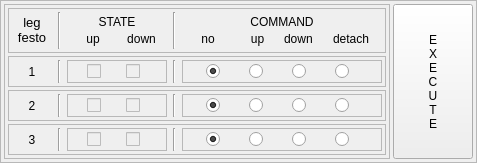
    <widget class="QFrame" name="frame_12">
     <property name="frameShape">
      <enum>QFrame::StyledPanel</enum>
     </property>
     <property name="frameShadow">
      <enum>QFrame::Raised</enum>
     </property>
     <layout class="QHBoxLayout" name="horizontalLayout_3">
      <property name="spacing">
       <number>3</number>
      </property>
      <property name="margin">
       <number>3</number>
      </property>
      <item>
       <widget class="QFrame" name="frame_11">
        <property name="frameShape">
         <enum>QFrame::StyledPanel</enum>
        </property>
        <property name="frameShadow">
         <enum>QFrame::Raised</enum>
        </property>
        <layout class="QVBoxLayout" name="verticalLayout">
         <property name="spacing">
          <number>3</number>
         </property>
         <property name="margin">
          <number>3</number>
         </property>
         <item>
          <widget class="QFrame" name="frame">
           <property name="frameShape">
            <enum>QFrame::StyledPanel</enum>
           </property>
           <property name="frameShadow">
            <enum>QFrame::Raised</enum>
           </property>
           <layout class="QHBoxLayout" name="horizontalLayout">
            <property name="margin">
             <number>3</number>
            </property>
            <item>
             <widget class="QLabel" name="label_5">
              <property name="sizePolicy">
               <sizepolicy hsizetype="Preferred" vsizetype="Preferred">
                <horstretch>40</horstretch>
                <verstretch>0</verstretch>
               </sizepolicy>
              </property>
              <property name="minimumSize">
               <size>
                <width>40</width>
                <height>0</height>
               </size>
              </property>
              <property name="text">
               <string>&lt;!DOCTYPE HTML PUBLIC &quot;-//W3C//DTD HTML 4.0//EN&quot; &quot;http://www.w3.org/TR/REC-html40/strict.dtd&quot;&gt;
&lt;html&gt;&lt;head&gt;&lt;meta name=&quot;qrichtext&quot; content=&quot;1&quot; /&gt;&lt;style type=&quot;text/css&quot;&gt;
p, li { white-space: pre-wrap; }
&lt;/style&gt;&lt;/head&gt;&lt;body style=&quot; font-family:'Sans'; font-size:10pt; font-weight:400; font-style:normal;&quot;&gt;
&lt;table style=&quot;-qt-table-type: root; margin-top:4px; margin-bottom:4px; margin-left:4px; margin-right:4px;&quot;&gt;
&lt;tr&gt;
&lt;td style=&quot;border: none;&quot;&gt;
&lt;p align=&quot;center&quot; style=&quot; margin-top:0px; margin-bottom:0px; margin-left:0px; margin-right:0px; -qt-block-indent:0; text-indent:0px;&quot;&gt;leg&lt;/p&gt;
&lt;p align=&quot;center&quot; style=&quot; margin-top:0px; margin-bottom:0px; margin-left:0px; margin-right:0px; -qt-block-indent:0; text-indent:0px;&quot;&gt;festo&lt;/p&gt;&lt;/td&gt;&lt;/tr&gt;&lt;/table&gt;&lt;/body&gt;&lt;/html&gt;</string>
              </property>
              <property name="alignment">
               <set>Qt::AlignCenter</set>
              </property>
              <property name="wordWrap">
               <bool>true</bool>
              </property>
             </widget>
            </item>
            <item>
             <widget class="Line" name="line">
              <property name="orientation">
               <enum>Qt::Vertical</enum>
              </property>
             </widget>
            </item>
            <item>
             <widget class="QWidget" name="widget" native="true">
              <property name="minimumSize">
               <size>
                <width>100</width>
                <height>0</height>
               </size>
              </property>
              <property name="baseSize">
               <size>
                <width>0</width>
                <height>0</height>
               </size>
              </property>
              <layout class="QGridLayout" name="gridLayout">
               <property name="margin">
                <number>3</number>
               </property>
               <property name="spacing">
                <number>3</number>
               </property>
               <item row="0" column="0" colspan="2">
                <widget class="QLabel" name="label_8">
                 <property name="text">
                  <string>STATE</string>
                 </property>
                 <property name="alignment">
                  <set>Qt::AlignCenter</set>
                 </property>
                </widget>
               </item>
               <item row="2" column="0">
                <widget class="QLabel" name="label">
                 <property name="text">
                  <string>up</string>
                 </property>
                 <property name="alignment">
                  <set>Qt::AlignCenter</set>
                 </property>
                </widget>
               </item>
               <item row="2" column="1">
                <widget class="QLabel" name="label_4">
                 <property name="text">
                  <string>down</string>
                 </property>
                 <property name="alignment">
                  <set>Qt::AlignCenter</set>
                 </property>
                </widget>
               </item>
              </layout>
             </widget>
            </item>
            <item>
             <widget class="Line" name="line_4">
              <property name="orientation">
               <enum>Qt::Vertical</enum>
              </property>
             </widget>
            </item>
            <item>
             <widget class="QWidget" name="widget_2" native="true">
              <property name="minimumSize">
               <size>
                <width>200</width>
                <height>0</height>
               </size>
              </property>
              <layout class="QGridLayout" name="gridLayout_2">
               <property name="margin">
                <number>3</number>
               </property>
               <property name="spacing">
                <number>3</number>
               </property>
               <item row="0" column="0" colspan="4">
                <widget class="QLabel" name="label_10">
                 <property name="minimumSize">
                  <size>
                   <width>0</width>
                   <height>0</height>
                  </size>
                 </property>
                 <property name="text">
                  <string>COMMAND</string>
                 </property>
                 <property name="alignment">
                  <set>Qt::AlignCenter</set>
                 </property>
                </widget>
               </item>
               <item row="2" column="0">
                <widget class="QLabel" name="label_9">
                 <property name="text">
                  <string>no</string>
                 </property>
                 <property name="alignment">
                  <set>Qt::AlignCenter</set>
                 </property>
                </widget>
               </item>
               <item row="2" column="1">
                <widget class="QLabel" name="label_12">
                 <property name="text">
                  <string>up</string>
                 </property>
                 <property name="alignment">
                  <set>Qt::AlignCenter</set>
                 </property>
                </widget>
               </item>
               <item row="2" column="2">
                <widget class="QLabel" name="label_11">
                 <property name="text">
                  <string>down</string>
                 </property>
                </widget>
               </item>
               <item row="2" column="3">
                <widget class="QLabel" name="label_13">
                 <property name="text">
                  <string>detach</string>
                 </property>
                </widget>
               </item>
              </layout>
             </widget>
            </item>
           </layout>
          </widget>
         </item>
         <item>
          <widget class="QFrame" name="frame_2">
           <property name="frameShape">
            <enum>QFrame::StyledPanel</enum>
           </property>
           <property name="frameShadow">
            <enum>QFrame::Raised</enum>
           </property>
           <layout class="QHBoxLayout" name="horizontalLayout_2">
            <property name="margin">
             <number>3</number>
            </property>
            <item>
             <widget class="QLabel" name="label_6">
              <property name="sizePolicy">
               <sizepolicy hsizetype="Preferred" vsizetype="Preferred">
                <horstretch>40</horstretch>
                <verstretch>0</verstretch>
               </sizepolicy>
              </property>
              <property name="minimumSize">
               <size>
                <width>40</width>
                <height>0</height>
               </size>
              </property>
              <property name="text">
               <string>1</string>
              </property>
              <property name="alignment">
               <set>Qt::AlignCenter</set>
              </property>
              <property name="wordWrap">
               <bool>true</bool>
              </property>
             </widget>
            </item>
            <item>
             <widget class="Line" name="line_3">
              <property name="orientation">
               <enum>Qt::Vertical</enum>
              </property>
             </widget>
            </item>
            <item>
             <widget class="QFrame" name="frame_3">
              <property name="minimumSize">
               <size>
                <width>100</width>
                <height>0</height>
               </size>
              </property>
              <property name="baseSize">
               <size>
                <width>0</width>
                <height>0</height>
               </size>
              </property>
              <property name="frameShape">
               <enum>QFrame::StyledPanel</enum>
              </property>
              <property name="frameShadow">
               <enum>QFrame::Raised</enum>
              </property>
              <layout class="QHBoxLayout" name="horizontalLayout_4">
               <property name="spacing">
                <number>3</number>
               </property>
               <property name="margin">
                <number>3</number>
               </property>
               <item>
                <widget class="QCheckBox" name="checkBox_fl1_up">
                 <property name="enabled">
                  <bool>false</bool>
                 </property>
                 <property name="maximumSize">
                  <size>
                   <width>20</width>
                   <height>16777215</height>
                  </size>
                 </property>
                 <property name="text">
                  <string/>
                 </property>
                 <property name="checkable">
                  <bool>false</bool>
                 </property>
                </widget>
               </item>
               <item>
                <widget class="QCheckBox" name="checkBox_fl1_down">
                 <property name="enabled">
                  <bool>false</bool>
                 </property>
                 <property name="maximumSize">
                  <size>
                   <width>20</width>
                   <height>16777215</height>
                  </size>
                 </property>
                 <property name="text">
                  <string/>
                 </property>
                 <property name="checkable">
                  <bool>false</bool>
                 </property>
                </widget>
               </item>
              </layout>
             </widget>
            </item>
            <item>
             <widget class="Line" name="line_5">
              <property name="orientation">
               <enum>Qt::Vertical</enum>
              </property>
             </widget>
            </item>
            <item>
             <widget class="QFrame" name="frame_4">
              <property name="minimumSize">
               <size>
                <width>200</width>
                <height>0</height>
               </size>
              </property>
              <property name="frameShape">
               <enum>QFrame::StyledPanel</enum>
              </property>
              <property name="frameShadow">
               <enum>QFrame::Raised</enum>
              </property>
              <layout class="QHBoxLayout" name="horizontalLayout_5">
               <property name="spacing">
                <number>3</number>
               </property>
               <property name="margin">
                <number>3</number>
               </property>
               <item>
                <widget class="QRadioButton" name="radioButton_fl1_no">
                 <property name="maximumSize">
                  <size>
                   <width>20</width>
                   <height>16777215</height>
                  </size>
                 </property>
                 <property name="text">
                  <string/>
                 </property>
                 <property name="checked">
                  <bool>true</bool>
                 </property>
                </widget>
               </item>
               <item>
                <widget class="QRadioButton" name="radioButton_fl1_up">
                 <property name="maximumSize">
                  <size>
                   <width>20</width>
                   <height>16777215</height>
                  </size>
                 </property>
                 <property name="text">
                  <string/>
                 </property>
                </widget>
               </item>
               <item>
                <widget class="QRadioButton" name="radioButton_fl1_down">
                 <property name="maximumSize">
                  <size>
                   <width>20</width>
                   <height>16777215</height>
                  </size>
                 </property>
                 <property name="text">
                  <string/>
                 </property>
                </widget>
               </item>
               <item>
                <widget class="QRadioButton" name="radioButton_fl1_detach">
                 <property name="maximumSize">
                  <size>
                   <width>20</width>
                   <height>16777215</height>
                  </size>
                 </property>
                 <property name="text">
                  <string/>
                 </property>
                </widget>
               </item>
              </layout>
             </widget>
            </item>
           </layout>
          </widget>
         </item>
         <item>
          <widget class="QFrame" name="frame_5">
           <property name="frameShape">
            <enum>QFrame::StyledPanel</enum>
           </property>
           <property name="frameShadow">
            <enum>QFrame::Raised</enum>
           </property>
           <layout class="QHBoxLayout" name="horizontalLayout_7">
            <property name="margin">
             <number>3</number>
            </property>
            <item>
             <widget class="QLabel" name="label_14">
              <property name="sizePolicy">
               <sizepolicy hsizetype="Preferred" vsizetype="Preferred">
                <horstretch>40</horstretch>
                <verstretch>0</verstretch>
               </sizepolicy>
              </property>
              <property name="minimumSize">
               <size>
                <width>40</width>
                <height>0</height>
               </size>
              </property>
              <property name="text">
               <string>2</string>
              </property>
              <property name="alignment">
               <set>Qt::AlignCenter</set>
              </property>
              <property name="wordWrap">
               <bool>true</bool>
              </property>
             </widget>
            </item>
            <item>
             <widget class="Line" name="line_6">
              <property name="orientation">
               <enum>Qt::Vertical</enum>
              </property>
             </widget>
            </item>
            <item>
             <widget class="QFrame" name="frame_6">
              <property name="minimumSize">
               <size>
                <width>100</width>
                <height>0</height>
               </size>
              </property>
              <property name="baseSize">
               <size>
                <width>0</width>
                <height>0</height>
               </size>
              </property>
              <property name="frameShape">
               <enum>QFrame::StyledPanel</enum>
              </property>
              <property name="frameShadow">
               <enum>QFrame::Raised</enum>
              </property>
              <layout class="QHBoxLayout" name="horizontalLayout_8">
               <property name="spacing">
                <number>3</number>
               </property>
               <property name="margin">
                <number>3</number>
               </property>
               <item>
                <widget class="QCheckBox" name="checkBox_fl2_up">
                 <property name="enabled">
                  <bool>false</bool>
                 </property>
                 <property name="maximumSize">
                  <size>
                   <width>20</width>
                   <height>16777215</height>
                  </size>
                 </property>
                 <property name="text">
                  <string/>
                 </property>
                 <property name="checkable">
                  <bool>false</bool>
                 </property>
                </widget>
               </item>
               <item>
                <widget class="QCheckBox" name="checkBox_fl2_down">
                 <property name="enabled">
                  <bool>false</bool>
                 </property>
                 <property name="maximumSize">
                  <size>
                   <width>20</width>
                   <height>16777215</height>
                  </size>
                 </property>
                 <property name="text">
                  <string/>
                 </property>
                 <property name="checkable">
                  <bool>false</bool>
                 </property>
                </widget>
               </item>
              </layout>
             </widget>
            </item>
            <item>
             <widget class="Line" name="line_7">
              <property name="orientation">
               <enum>Qt::Vertical</enum>
              </property>
             </widget>
            </item>
            <item>
             <widget class="QFrame" name="frame_7">
              <property name="minimumSize">
               <size>
                <width>200</width>
                <height>0</height>
               </size>
              </property>
              <property name="frameShape">
               <enum>QFrame::StyledPanel</enum>
              </property>
              <property name="frameShadow">
               <enum>QFrame::Raised</enum>
              </property>
              <layout class="QHBoxLayout" name="horizontalLayout_9">
               <property name="spacing">
                <number>3</number>
               </property>
               <property name="margin">
                <number>3</number>
               </property>
               <item>
                <widget class="QRadioButton" name="radioButton_fl2_no">
                 <property name="maximumSize">
                  <size>
                   <width>20</width>
                   <height>16777215</height>
                  </size>
                 </property>
                 <property name="text">
                  <string/>
                 </property>
                 <property name="checked">
                  <bool>true</bool>
                 </property>
                </widget>
               </item>
               <item>
                <widget class="QRadioButton" name="radioButton_fl2_up">
                 <property name="maximumSize">
                  <size>
                   <width>20</width>
                   <height>16777215</height>
                  </size>
                 </property>
                 <property name="text">
                  <string/>
                 </property>
                </widget>
               </item>
               <item>
                <widget class="QRadioButton" name="radioButton_fl2_down">
                 <property name="maximumSize">
                  <size>
                   <width>20</width>
                   <height>16777215</height>
                  </size>
                 </property>
                 <property name="text">
                  <string/>
                 </property>
                </widget>
               </item>
               <item>
                <widget class="QRadioButton" name="radioButton_fl2_detach">
                 <property name="maximumSize">
                  <size>
                   <width>20</width>
                   <height>16777215</height>
                  </size>
                 </property>
                 <property name="text">
                  <string/>
                 </property>
                </widget>
               </item>
              </layout>
             </widget>
            </item>
           </layout>
          </widget>
         </item>
         <item>
          <widget class="QFrame" name="frame_8">
           <property name="frameShape">
            <enum>QFrame::StyledPanel</enum>
           </property>
           <property name="frameShadow">
            <enum>QFrame::Raised</enum>
           </property>
           <layout class="QHBoxLayout" name="horizontalLayout_10">
            <property name="margin">
             <number>3</number>
            </property>
            <item>
             <widget class="QLabel" name="label_15">
              <property name="sizePolicy">
               <sizepolicy hsizetype="Preferred" vsizetype="Preferred">
                <horstretch>40</horstretch>
                <verstretch>0</verstretch>
               </sizepolicy>
              </property>
              <property name="minimumSize">
               <size>
                <width>40</width>
                <height>0</height>
               </size>
              </property>
              <property name="text">
               <string>3</string>
              </property>
              <property name="alignment">
               <set>Qt::AlignCenter</set>
              </property>
              <property name="wordWrap">
               <bool>true</bool>
              </property>
             </widget>
            </item>
            <item>
             <widget class="Line" name="line_8">
              <property name="orientation">
               <enum>Qt::Vertical</enum>
              </property>
             </widget>
            </item>
            <item>
             <widget class="QFrame" name="frame_9">
              <property name="minimumSize">
               <size>
                <width>100</width>
                <height>0</height>
               </size>
              </property>
              <property name="baseSize">
               <size>
                <width>0</width>
                <height>0</height>
               </size>
              </property>
              <property name="frameShape">
               <enum>QFrame::StyledPanel</enum>
              </property>
              <property name="frameShadow">
               <enum>QFrame::Raised</enum>
              </property>
              <layout class="QHBoxLayout" name="horizontalLayout_11">
               <property name="spacing">
                <number>3</number>
               </property>
               <property name="margin">
                <number>3</number>
               </property>
               <item>
                <widget class="QCheckBox" name="checkBox_fl3_up">
                 <property name="enabled">
                  <bool>false</bool>
                 </property>
                 <property name="maximumSize">
                  <size>
                   <width>20</width>
                   <height>16777215</height>
                  </size>
                 </property>
                 <property name="text">
                  <string/>
                 </property>
                 <property name="checkable">
                  <bool>false</bool>
                 </property>
                </widget>
               </item>
               <item>
                <widget class="QCheckBox" name="checkBox_fl3_down">
                 <property name="enabled">
                  <bool>false</bool>
                 </property>
                 <property name="maximumSize">
                  <size>
                   <width>20</width>
                   <height>16777215</height>
                  </size>
                 </property>
                 <property name="text">
                  <string/>
                 </property>
                 <property name="checkable">
                  <bool>false</bool>
                 </property>
                </widget>
               </item>
              </layout>
             </widget>
            </item>
            <item>
             <widget class="Line" name="line_9">
              <property name="orientation">
               <enum>Qt::Vertical</enum>
              </property>
             </widget>
            </item>
            <item>
             <widget class="QFrame" name="frame_10">
              <property name="minimumSize">
               <size>
                <width>200</width>
                <height>0</height>
               </size>
              </property>
              <property name="frameShape">
               <enum>QFrame::StyledPanel</enum>
              </property>
              <property name="frameShadow">
               <enum>QFrame::Raised</enum>
              </property>
              <layout class="QHBoxLayout" name="horizontalLayout_12">
               <property name="spacing">
                <number>3</number>
               </property>
               <property name="margin">
                <number>3</number>
               </property>
               <item>
                <widget class="QRadioButton" name="radioButton_fl3_no">
                 <property name="maximumSize">
                  <size>
                   <width>20</width>
                   <height>16777215</height>
                  </size>
                 </property>
                 <property name="text">
                  <string/>
                 </property>
                 <property name="checked">
                  <bool>true</bool>
                 </property>
                </widget>
               </item>
               <item>
                <widget class="QRadioButton" name="radioButton_fl3_up">
                 <property name="maximumSize">
                  <size>
                   <width>20</width>
                   <height>16777215</height>
                  </size>
                 </property>
                 <property name="text">
                  <string/>
                 </property>
                </widget>
               </item>
               <item>
                <widget class="QRadioButton" name="radioButton_fl3_down">
                 <property name="maximumSize">
                  <size>
                   <width>20</width>
                   <height>16777215</height>
                  </size>
                 </property>
                 <property name="text">
                  <string/>
                 </property>
                </widget>
               </item>
               <item>
                <widget class="QRadioButton" name="radioButton_fl3_detach">
                 <property name="maximumSize">
                  <size>
                   <width>20</width>
                   <height>16777215</height>
                  </size>
                 </property>
                 <property name="text">
                  <string/>
                 </property>
                </widget>
               </item>
              </layout>
             </widget>
            </item>
           </layout>
          </widget>
         </item>
        </layout>
       </widget>
      </item>
      <item>
       <widget class="QPushButton" name="pushButton_fl_execute">
        <property name="sizePolicy">
         <sizepolicy hsizetype="Minimum" vsizetype="Preferred">
          <horstretch>10</horstretch>
          <verstretch>0</verstretch>
         </sizepolicy>
        </property>
        <property name="maximumSize">
         <size>
          <width>16777215</width>
          <height>16777215</height>
         </size>
        </property>
        <property name="text">
         <string>E 
X 
E
C
U
T
E</string>
        </property>
        <property name="iconSize">
         <size>
          <width>10</width>
          <height>24</height>
         </size>
        </property>
       </widget>
      </item>
     </layout>
    </widget>
